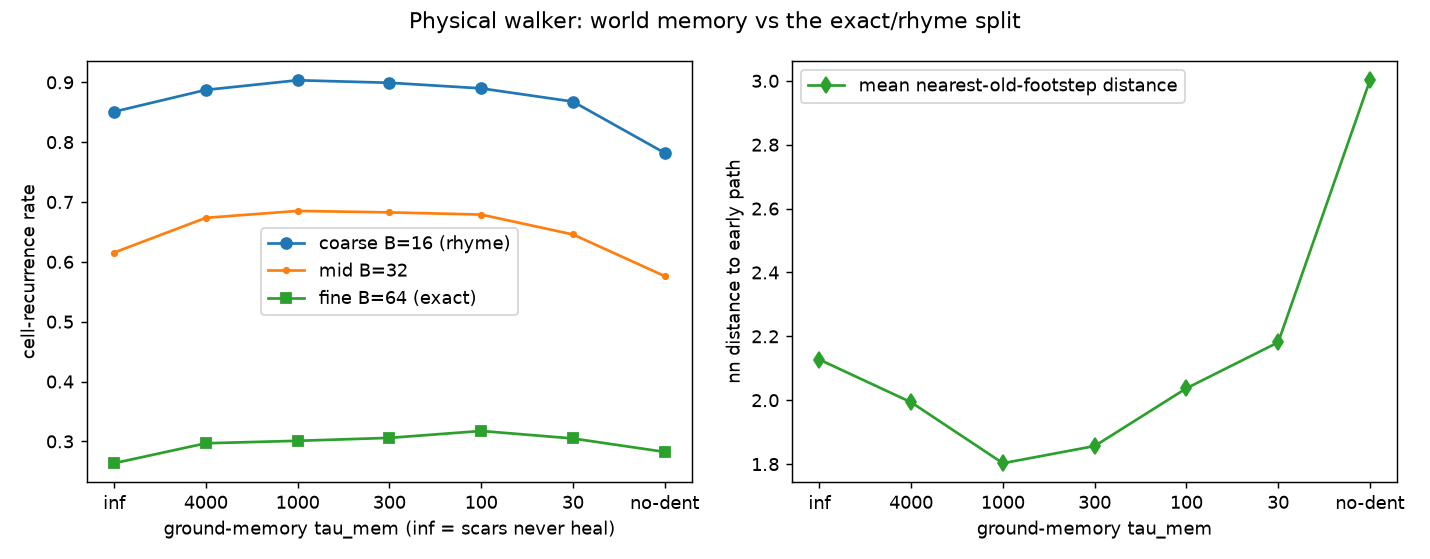

This chart was generated by the following Python code:
"""physical_walk.py
Configuration-Drift Hypothesis under REAL-WORLD constraints.

Not an abstract lattice rule any more -- a physical walker:

  inertia        velocity persists, forces accelerate (no teleport steps)
  bounds         a finite arena with soft walls (nobody walks forever)
  substrate      a deformable ground: every visit leaves a DENT
  mechanism      dents exert repulsive force on later steps -- the deformed
                 path literally pushes the next footstep aside (the author's
                 own footstep example, made dynamical)
  world memory   dents heal at rate tau_mem -- "subjected to the elements".
                 tau_mem -> infinity : scars never fade (fresh ground always)
                 tau_mem small      : ground resets fast (old spot as good
                                      as new -> expect exact revisits)

Question: to what extent must the world REMEMBER your passage before exact
recurrence dies and only rhyme survives? Is there a critical ground-memory?
"""

import csv
import numpy as np
import matplotlib
matplotlib.use("Agg")
import matplotlib.pyplot as plt


def simulate(tau_mem, L=100.0, N=128, steps=12000, rec=4, dt=0.1,
             damp=0.85, noise=3.0, k_dent=0.6, k_wall=8.0, margin=4.0,
             seed=0):
    rng = np.random.default_rng(seed)
    h = np.zeros((N, N))
    x = np.array([L / 2, L / 2])
    v = np.zeros(2)
    decay = 1.0 if np.isinf(tau_mem) else np.exp(-dt / tau_mem)
    P = []

    for t in range(steps):
        ix = min(max(int(x[0] / L * N), 1), N - 2)
        iy = min(max(int(x[1] / L * N), 1), N - 2)

        fx = k_dent * (h[ix - 1, iy] - h[ix + 1, iy])
        fy = k_dent * (h[ix, iy - 1] - h[ix, iy + 1])

        if x[0] < margin:
            fx += k_wall * (margin - x[0])
        if x[0] > L - margin:
            fx -= k_wall * (x[0] - (L - margin))
        if x[1] < margin:
            fy += k_wall * (margin - x[1])
        if x[1] > L - margin:
            fy -= k_wall * (x[1] - (L - margin))

        fx += noise * rng.standard_normal()
        fy += noise * rng.standard_normal()

        v = damp * v + np.array([fx, fy]) * dt
        spd = np.hypot(*v)
        if spd > 4.0:
            v *= 4.0 / spd
        x = x + v * dt * 10.0

        h[ix, iy] += 1.0
        h *= decay

        if t % rec == 0:
            P.append(x.copy())

    return np.array(P)


def analyse(P):
    n = len(P)
    h = n // 2
    early, late = P[:h], P[h:]

    rhos = []
    for B in (16, 32, 64):
        occ = {}
        for c in (early / 100.0 * B).astype(int):
            occ[tuple(c)] = True
        hits = [occ.get(tuple(c), False)
                for c in (late / 100.0 * B).astype(int)]
        rhos.append(float(np.mean(hits)))

    d2 = ((late[:, None, :] - early[None, :, :]) ** 2).sum(-1)
    nn = float(np.sqrt(d2.min(1)).mean())

    occ = {}
    for c in map(tuple, (late / 100.0 * 32).astype(int)):
        occ[c] = occ.get(c, 0) + 1
    vv = np.array(list(occ.values()), dtype=float)
    ppp = vv / vv.sum()
    eff = float(1.0 / (ppp ** 2).sum())
    rms = float(np.sqrt((late ** 2).sum(1).mean()))
    return rhos[0], rhos[1], rhos[2], nn, eff, rms


if __name__ == "__main__":
    taus = [np.inf, 4000.0, 1000.0, 300.0, 100.0, 30.0]
    TRIALS = 6
    rows = []
    print("real-world constrained walker: does GROUND MEMORY kill exact recurrence?")
    print(f"{'tau_mem':>9} {'rho_B16':>9} {'rho_B32':>9} {'rho_B64':>9} "
          f"{'nn_dist':>9} {'eff_st':>8} {'rms':>8}")
    for tau in taus:
        acc = np.zeros(6)
        for i in range(TRIALS):
            P = simulate(tau, seed=31000 + i * 37)
            acc += np.array(analyse(P))
        m = acc / TRIALS
        label = "inf" if np.isinf(tau) else f"{tau:.0f}"
        rows.append((label, *m))
        print(f"{label:>9} {m[0]:>9.3f} {m[1]:>9.3f} {m[2]:>9.3f} "
              f"{m[3]:>9.2f} {m[4]:>8.1f} {m[5]:>8.1f}")

    acc = np.zeros(6)
    for i in range(TRIALS):
        P = simulate(np.inf, seed=31000 + i * 37, k_dent=0.0)
        acc += np.array(analyse(P))
    m = acc / TRIALS
    rows.append(("no-dent", *m))
    print(f"{'no-dent':>9} {m[0]:>9.3f} {m[1]:>9.3f} {m[2]:>9.3f} "
          f"{m[3]:>9.2f} {m[4]:>8.1f} {m[5]:>8.1f}")

    with open("physical_walk.csv", "w", newline="") as f:
        w = csv.writer(f)
        w.writerow(["tau_mem", "rho_B16", "rho_B32", "rho_B64",
                    "nn_dist_early", "eff_states", "rms"])
        w.writerows(rows)

    labels = [r[0] for r in rows]
    cols = np.array([r[1:] for r in rows])
    xx = np.arange(len(labels))
    fig, ax = plt.subplots(1, 2, figsize=(11, 4.3))
    ax[0].plot(xx, cols[:, 0], marker="o", label="coarse B=16 (rhyme)")
    ax[0].plot(xx, cols[:, 1], marker=".", label="mid B=32")
    ax[0].plot(xx, cols[:, 2], marker="s", label="fine B=64 (exact)")
    ax[0].set_xticks(xx, labels)
    ax[0].set_xlabel("ground-memory tau_mem (inf = scars never heal)")
    ax[0].set_ylabel("cell-recurrence rate")
    ax[0].legend()
    ax[1].plot(xx, cols[:, 3], marker="d", color="tab:green",
               label="mean nearest-old-footstep distance")
    ax[1].set_xticks(xx, labels)
    ax[1].set_xlabel("ground-memory tau_mem")
    ax[1].set_ylabel("nn distance to early path")
    ax[1].legend()
    fig.suptitle("Physical walker: world memory vs the exact/rhyme split")
    fig.tight_layout()
    fig.savefig("physical_walk.png", dpi=130)
    print("\nwrote physical_walk.csv, physical_walk.png")
